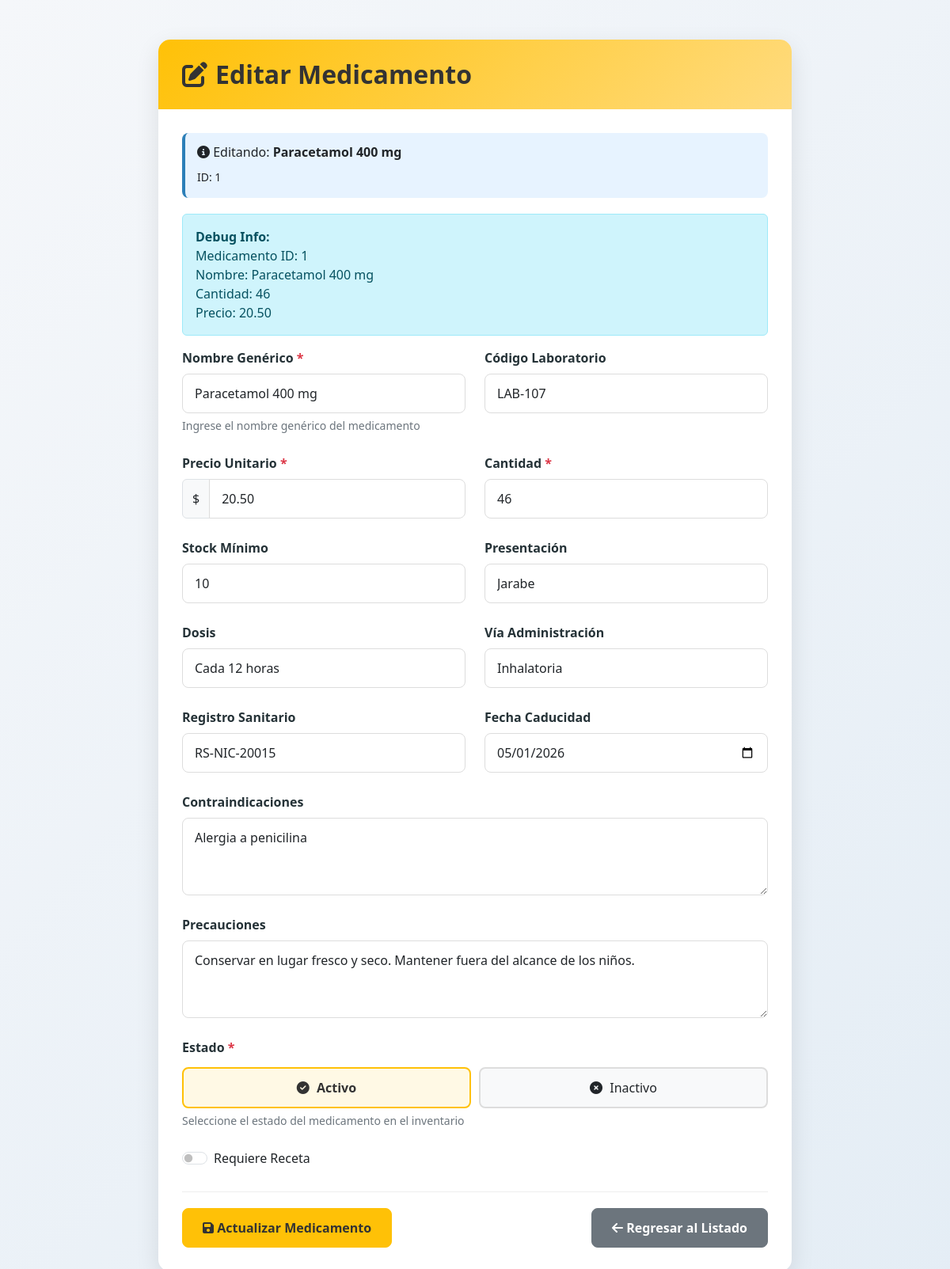
/medicamentos/editar/1/, run on the app's committed database.
### farmacia_app/models.py (models this page shows, shortened)
class Medicamento(models.Model):
    ESTADOS = [
        (1, 'Activo'),
        (0, 'Inactivo'),
    ]
    id_medicamento = models.AutoField(primary_key=True)
    id_factura_compra = models.ForeignKey(
        FacturaCompra,
        on_delete=models.SET_NULL,
        db_column='id_factura_compra',
        blank=True,
        null=True
    )
    nombre_generico = models.CharField(max_length=255)
    fecha_caducidad = models.DateField(blank=True, null=True)
    cantidad = models.IntegerField(default=0)
    contra_indicaciones = models.TextField(blank=True, null=True)
    dosis = models.CharField(max_length=100, blank=True, null=True)
    cod_laboratorio = models.CharField(max_length=50, blank=True, null=True)
    registro_sanitario = models.CharField(max_length=100, blank=True, null=True)
    precauciones = models.TextField(blank=True, null=True)
    presentacion = models.CharField(max_length=100, blank=True, null=True)
    precio_unitario = models.DecimalField(max_digits=10, decimal_places=2, blank=True, null=True)
    stock_minimo = models.IntegerField(default=10)
    via_administracion = models.CharField(max_length=100, blank=True, null=True)
    requiere_receta = models.BooleanField(default=False)
    estado = models.IntegerField(choices=ESTADOS, default=1)
    fecha_registro = models.DateField(blank=True, null=True)
    class Meta:
        db_table = 'Medicamento'

### farmacia_app/views.py (the view)
# urls.py: path('medicamentos/editar/<int:id_medicamento>/', views.medicamento_edit, name='medicamento_edit'),
def medicamento_edit(request, id_medicamento):
    medicamento = get_object_or_404(Medicamento, pk=id_medicamento)
    print(f"=== EDITANDO MEDICAMENTO ID: {id_medicamento} ===")
    print(f"Nombre: {medicamento.nombre_generico}")
    print(f"Cantidad: {medicamento.cantidad}")
    print(f"Precio: {medicamento.precio_unitario}")
    print(f"Estado: {medicamento.estado}")
    if request.method == 'POST':
        print("=== DATOS DEL FORMULARIO (POST) ===")
        for key, value in request.POST.items():
            print(f"{key}: {value}")
        form = MedicamentoForm(request.POST, instance=medicamento)
        print(f"Formulario válido: {form.is_valid()}")
        if form.is_valid():
            try:
                medicamento_actualizado = form.save(commit=False)
                print("=== ANTES DE GUARDAR ===")
                print(f"Nombre: {medicamento_actualizado.nombre_generico}")
                print(f"Cantidad: {medicamento_actualizado.cantidad}")
                print(f"Precio: {medicamento_actualizado.precio_unitario}")
                if not medicamento_actualizado.nombre_generico:
                    medicamento_actualizado.nombre_generico = 'N/A'
                if medicamento_actualizado.cantidad is None:
                    medicamento_actualizado.cantidad = 0
                if medicamento_actualizado.precio_unitario is None:
                    medicamento_actualizado.precio_unitario = 0.0
                medicamento_actualizado.save()
                print("=== MEDICAMENTO ACTUALIZADO ===")
                return redirect('medicamento_list')
            except Exception as e:
                print(f"=== ERROR AL GUARDAR ===")
                print(f"Error: {str(e)}")
        else:
            print("=== ERRORES DEL FORMULARIO ===")
            print(form.errors)
    else:
        form = MedicamentoForm(instance=medicamento)
        print("=== FORMULARIO CARGADO (GET) ===")
        print(f"Valores iniciales del formulario: {form.initial}")
    return render(request, 'medicamento/edit.html', {
        'form': form,
        'medicamento': medicamento
    })

### farmacia_app/templates/medicamento/edit.html (shortened to what this page needs)
<!DOCTYPE html>
<html lang="es">
<head>
    <link href="https://cdn.jsdelivr.net/npm/bootstrap@5.3.0/dist/css/bootstrap.min.css" rel="stylesheet">
    <link rel="stylesheet" href="https://cdnjs.cloudflare.com/ajax/libs/font-awesome/6.4.0/css/all.min.css">
</head>
<body>
<div class="form-container">
    <div class="form-header">
        <h2><i class="fas fa-edit"></i> Editar Medicamento</h2>
    </div>
    <div class="form-body">
        <div class="current-info">
            <h6><i class="fas fa-info-circle"></i> Editando: <strong>{{ medicamento.nombre_generico }}</strong></h6>
            <small>ID: {{ medicamento.id_medicamento }}</small>
        </div>
        <div class="alert alert-info">
            <strong>Debug Info:</strong><br>
            Medicamento ID: {{ medicamento.id_medicamento }}<br>
            Nombre: {{ medicamento.nombre_generico }}<br>
            Cantidad: {{ medicamento.cantidad }}<br>
            Precio: {{ medicamento.precio_unitario }}
        </div>
        <form method="POST" id="medicamentoForm">
            <div class="row">
                <div class="col-md-6">
                    <div class="form-group">
                        <label for="id_nombre_generico" class="form-label required-field">Nombre Genérico</label>
                        <input type="text" class="form-control" id="id_nombre_generico" name="nombre_generico" value="{{ medicamento.nombre_generico }}" required>
                        <div class="help-text">Ingrese el nombre genérico del medicamento</div>
                    </div>
                </div>
                <div class="col-md-6">
                    <div class="form-group">
                        <label for="id_cod_laboratorio" class="form-label">Código Laboratorio</label>
                        <input type="text" class="form-control" id="id_cod_laboratorio" name="cod_laboratorio" value="{{ medicamento.cod_laboratorio|default:'' }}">
                    </div>
                </div>
            </div>
            <div class="row">
                <div class="col-md-6">
                    <div class="form-group">
                        <label for="id_precio_unitario" class="form-label required-field">Precio Unitario</label>
                        <div class="input-group">
                            <span class="input-group-text">$</span>
                            <input type="number" class="form-control" id="id_precio_unitario" name="precio_unitario" step="0.01" min="0" value="{{ medicamento.precio_unitario|default:'0' }}" required>
                        </div>
                    </div>
                </div>
                <div class="col-md-6">
                    <div class="form-group">
                        <label for="id_cantidad" class="form-label required-field">Cantidad</label>
                        <input type="number" class="form-control" id="id_cantidad" name="cantidad" min="0" value="{{ medicamento.cantidad|default:'0' }}" required>
                    </div>
                </div>
            </div>
            <div class="row">
                <div class="col-md-6">
                    <div class="form-group">
                        <label for="id_stock_minimo" class="form-label">Stock Mínimo</label>
                        <input type="number" class="form-control" id="id_stock_minimo" name="stock_minimo" min="0" value="{{ medicamento.stock_minimo|default:'10' }}">
                    </div>
                </div>
                <div class="col-md-6">
                    <div class="form-group">
                        <label for="id_presentacion" class="form-label">Presentación</label>
                        <input type="text" class="form-control" id="id_presentacion" name="presentacion" value="{{ medicamento.presentacion|default:'' }}">
                    </div>
                </div>
            </div>
            <div class="row">
                <div class="col-md-6">
                    <div class="form-group">
                        <label for="id_dosis" class="form-label">Dosis</label>
                        <input type="text" class="form-control" id="id_dosis" name="dosis" value="{{ medicamento.dosis|default:'' }}">
                    </div>
                </div>
                <div class="col-md-6">
                    <div class="form-group">
                        <label for="id_via_administracion" class="form-label">Vía Administración</label>
                        <input type="text" class="form-control" id="id_via_administracion" name="via_administracion" value="{{ medicamento.via_administracion|default:'' }}">
                    </div>
                </div>
            </div>
            <div class="row">
                <div class="col-md-6">
                    <div class="form-group">
                        <label for="id_registro_sanitario" class="form-label">Registro Sanitario</label>
                        <input type="text" class="form-control" id="id_registro_sanitario" name="registro_sanitario" value="{{ medicamento.registro_sanitario|default:'' }}">
                    </div>
                </div>
                <div class="col-md-6">
                    <div class="form-group">
                        <label for="id_fecha_caducidad" class="form-label">Fecha Caducidad</label>
                        {% if medicamento.fecha_caducidad %}
                            <input type="date" class="form-control" id="id_fecha_caducidad" name="fecha_caducidad" value="{{ medicamento.fecha_caducidad|date:'Y-m-d' }}">
                        {% else %}
                            <input type="date" class="form-control" id="id_fecha_caducidad" name="fecha_caducidad" value="">
                        {% endif %}
                    </div>
                </div>
            </div>
            <div class="form-group">
                <label for="id_contra_indicaciones" class="form-label">Contraindicaciones</label>
                <textarea class="form-control" id="id_contra_indicaciones" name="contra_indicaciones" rows="3">{{ medicamento.contra_indicaciones|default:'' }}</textarea>
            </div>
            <div class="form-group">
                <label for="id_precauciones" class="form-label">Precauciones</label>
                <textarea class="form-control" id="id_precauciones" name="precauciones" rows="3">{{ medicamento.precauciones|default:'' }}</textarea>
            </div>
            <div class="form-group">
                <label class="form-label required-field">Estado</label>
                <div class="state-toggle">
                    <div class="state-option {% if medicamento.estado == 1 %}active{% endif %}" data-value="1">
                        <i class="fas fa-check-circle"></i> Activo
                    </div>
                    <div class="state-option {% if medicamento.estado == 0 %}active{% endif %}" data-value="0">
                        <i class="fas fa-times-circle"></i> Inactivo
                    </div>
                </div>
                <div class="help-text">Seleccione el estado del medicamento en el inventario</div>
            </div>
            <div class="form-group">
                <div class="form-check form-switch">
                    <input class="form-check-input" type="checkbox" id="id_requiere_receta" name="requiere_receta" {% if medicamento.requiere_receta %}checked{% endif %}>
                    <label class="form-check-label" for="id_requiere_receta">Requiere Receta</label>
                </div>
            </div>
            <div class="form-footer">
                <div>
                    <button type="submit" class="btn btn-warning">
                        <i class="fas fa-save"></i> Actualizar Medicamento
                    </button>
                </div>
                <div>
                    <a class="btn btn-secondary" href="{% url 'medicamento_list' %}">
                        <i class="fas fa-arrow-left"></i> Regresar al Listado
                    </a>
                </div>
            </div>
        </form>
    </div>
</div>
</body>
</html>

### farmacia_app/templates/medicamento/edit.html (style rules this page uses)
:root { --primary-color: #2c7fb8; --secondary-color: #7fcdbb; --accent-color: #edf8b1; --dark-color: #253237; --light-color: #f8f9fa; --warning-color: #ffc107; }
body { font-family: 'Segoe UI', Tahoma, Geneva, Verdana, sans-serif; background: linear-gradient(135deg, #f5f7fa 0%, #e4edf5 100%); min-height: 100vh; padding: 20px; }
.form-container { max-width: 800px; margin: 30px auto; background-color: white; border-radius: 15px; box-shadow: 0 10px 30px rgba(0, 0, 0, 0.1); overflow: hidden; }
.form-header { background: linear-gradient(135deg, var(--warning-color), #ffdb7e); color: #333; padding: 25px 30px; }
.form-header h2 { margin: 0; font-weight: 700; display: flex; align-items: center; gap: 10px; }
.form-body { padding: 30px; }
.form-group { margin-bottom: 25px; }
.form-label { font-weight: 600; color: var(--dark-color); margin-bottom: 8px; }
.form-control, .form-select { border-radius: 8px; padding: 12px 15px; border: 1px solid #ddd; transition: all 0.3s; }
.btn-warning { background-color: var(--warning-color); border-color: var(--warning-color); padding: 12px 25px; font-weight: 600; border-radius: 8px; transition: all 0.3s; color: #333; }
.btn-secondary { padding: 12px 25px; font-weight: 600; border-radius: 8px; transition: all 0.3s; }
.state-toggle { display: flex; gap: 10px; margin-top: 5px; }
.state-option { flex: 1; text-align: center; padding: 12px; border: 2px solid #ddd; border-radius: 8px; cursor: pointer; transition: all 0.3s; background-color: #f8f9fa; }
.state-option.active { border-color: var(--warning-color); background-color: rgba(255, 193, 7, 0.1); color: #333; font-weight: 600; }
.state-option i { margin-right: 5px; }
.help-text { font-size: 0.875rem; color: #6c757d; margin-top: 5px; }
.form-footer { display: flex; justify-content: space-between; align-items: center; margin-top: 30px; padding-top: 20px; border-top: 1px solid #eee; }
.required-field::after { content: " *"; color: #dc3545; }
.current-info { background-color: #e7f3ff; padding: 15px; border-radius: 8px; margin-bottom: 20px; border-left: 4px solid var(--primary-color); }

### data on the page
Medicamento: nombre_generico "Paracetamol 400 mg", id_medicamento "1", cantidad "46", precio_unitario "20.50", cod_laboratorio "LAB-107", stock_minimo "10", presentacion "Jarabe", dosis "Cada 12 horas", via_administracion "Inhalatoria", registro_sanitario "RS-NIC-20015", fecha_caducidad "05/01/2026", contra_indicaciones "Alergia a penicilina", precauciones "Conservar en lugar fresco y seco. Mantener fuera del alcance de los niños."
